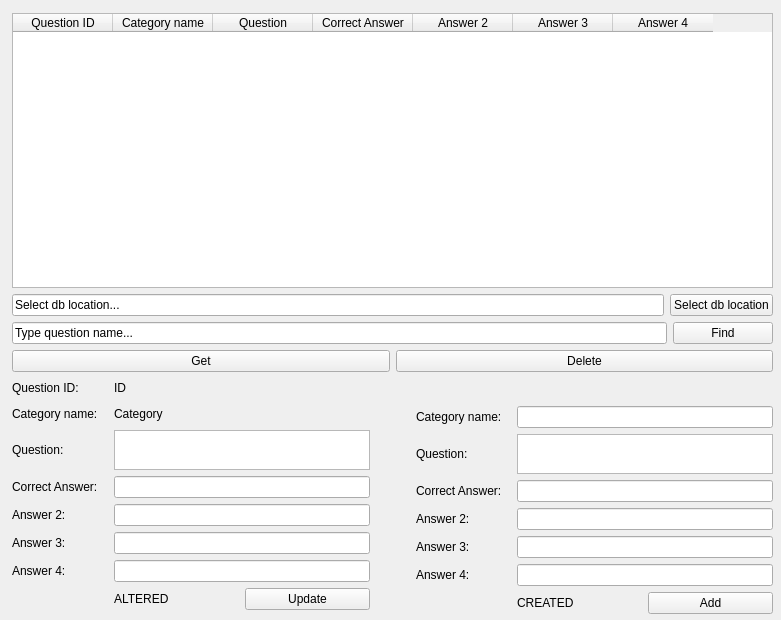
<?xml version="1.0" encoding="UTF-8"?>
<ui version="4.0">
 <class>MainWindow</class>
 <widget class="QMainWindow" name="MainWindow">
  <property name="geometry">
   <rect>
    <x>0</x>
    <y>0</y>
    <width>781</width>
    <height>620</height>
   </rect>
  </property>
  <property name="windowTitle">
   <string>MainWindow</string>
  </property>
  <widget class="QWidget" name="centralwidget">
   <widget class="QWidget" name="layoutWidget">
    <property name="geometry">
     <rect>
      <x>12</x>
      <y>13</y>
      <width>761</width>
      <height>601</height>
     </rect>
    </property>
    <layout class="QGridLayout" name="gridLayout">
     <item row="0" column="0">
      <widget class="QTableWidget" name="dbTable_2">
       <property name="enabled">
        <bool>true</bool>
       </property>
       <column>
        <property name="text">
         <string>Question ID</string>
        </property>
       </column>
       <column>
        <property name="text">
         <string>Category name</string>
        </property>
       </column>
       <column>
        <property name="text">
         <string>Question</string>
        </property>
       </column>
       <column>
        <property name="text">
         <string>Correct Answer</string>
        </property>
       </column>
       <column>
        <property name="text">
         <string>Answer 2</string>
        </property>
       </column>
       <column>
        <property name="text">
         <string>Answer 3</string>
        </property>
       </column>
       <column>
        <property name="text">
         <string>Answer 4</string>
        </property>
       </column>
      </widget>
     </item>
     <item row="1" column="0">
      <layout class="QGridLayout" name="gridSelectLocation_2">
       <item row="0" column="1">
        <widget class="QPushButton" name="locationBtn_2">
         <property name="minimumSize">
          <size>
           <width>100</width>
           <height>0</height>
          </size>
         </property>
         <property name="text">
          <string>Select db location</string>
         </property>
        </widget>
       </item>
       <item row="0" column="0">
        <widget class="QLineEdit" name="locationField_2">
         <property name="toolTip">
          <string>&lt;html&gt;&lt;head/&gt;&lt;body&gt;&lt;p&gt;Type qustion name...&lt;/p&gt;&lt;/body&gt;&lt;/html&gt;</string>
         </property>
         <property name="text">
          <string>Select db location...</string>
         </property>
        </widget>
       </item>
      </layout>
     </item>
     <item row="2" column="0">
      <layout class="QGridLayout" name="gridFind_2">
       <item row="0" column="1">
        <widget class="QPushButton" name="findBtn_2">
         <property name="sizePolicy">
          <sizepolicy hsizetype="Maximum" vsizetype="Fixed">
           <horstretch>0</horstretch>
           <verstretch>0</verstretch>
          </sizepolicy>
         </property>
         <property name="minimumSize">
          <size>
           <width>100</width>
           <height>0</height>
          </size>
         </property>
         <property name="text">
          <string>Find</string>
         </property>
        </widget>
       </item>
       <item row="0" column="0">
        <widget class="QLineEdit" name="questionField_2">
         <property name="toolTip">
          <string>&lt;html&gt;&lt;head/&gt;&lt;body&gt;&lt;p&gt;Type qustion name...&lt;/p&gt;&lt;/body&gt;&lt;/html&gt;</string>
         </property>
         <property name="text">
          <string>Type question name...</string>
         </property>
        </widget>
       </item>
      </layout>
     </item>
     <item row="3" column="0">
      <layout class="QHBoxLayout" name="gridButtons">
       <item>
        <widget class="QPushButton" name="getBtn">
         <property name="text">
          <string>Get</string>
         </property>
        </widget>
       </item>
       <item>
        <widget class="QPushButton" name="deleteBtn">
         <property name="text">
          <string>Delete</string>
         </property>
        </widget>
       </item>
      </layout>
     </item>
     <item row="4" column="0">
      <layout class="QHBoxLayout" name="horizontalLayout">
       <item>
        <layout class="QGridLayout" name="gridUpdate">
         <property name="leftMargin">
          <number>0</number>
         </property>
         <property name="rightMargin">
          <number>20</number>
         </property>
         <item row="0" column="1">
          <widget class="QLabel" name="label_idContent">
           <property name="maximumSize">
            <size>
             <width>16777215</width>
             <height>20</height>
            </size>
           </property>
           <property name="text">
            <string>ID</string>
           </property>
          </widget>
         </item>
         <item row="7" column="2">
          <widget class="QPushButton" name="updateBtn">
           <property name="maximumSize">
            <size>
             <width>16777215</width>
             <height>16777215</height>
            </size>
           </property>
           <property name="text">
            <string>Update</string>
           </property>
          </widget>
         </item>
         <item row="1" column="0">
          <widget class="QLabel" name="label_categoryName">
           <property name="text">
            <string>Category name:</string>
           </property>
          </widget>
         </item>
         <item row="6" column="0">
          <widget class="QLabel" name="label_answer4">
           <property name="text">
            <string>Answer 4:</string>
           </property>
          </widget>
         </item>
         <item row="5" column="0">
          <widget class="QLabel" name="label_answer3">
           <property name="text">
            <string>Answer 3:</string>
           </property>
          </widget>
         </item>
         <item row="4" column="1" colspan="2">
          <widget class="QLineEdit" name="field_answer2"/>
         </item>
         <item row="2" column="1" colspan="2">
          <widget class="QTextEdit" name="field_question">
           <property name="maximumSize">
            <size>
             <width>16777215</width>
             <height>40</height>
            </size>
           </property>
          </widget>
         </item>
         <item row="3" column="1" colspan="2">
          <widget class="QLineEdit" name="field_correct"/>
         </item>
         <item row="4" column="0">
          <widget class="QLabel" name="label_answer2">
           <property name="text">
            <string>Answer 2:</string>
           </property>
          </widget>
         </item>
         <item row="6" column="1" colspan="2">
          <widget class="QLineEdit" name="field_answer4"/>
         </item>
         <item row="0" column="0">
          <widget class="QLabel" name="label_id">
           <property name="text">
            <string>Question ID:</string>
           </property>
          </widget>
         </item>
         <item row="5" column="1" colspan="2">
          <widget class="QLineEdit" name="field_answer3"/>
         </item>
         <item row="2" column="0">
          <widget class="QLabel" name="label_question">
           <property name="maximumSize">
            <size>
             <width>16777215</width>
             <height>20</height>
            </size>
           </property>
           <property name="text">
            <string>Question:</string>
           </property>
          </widget>
         </item>
         <item row="3" column="0">
          <widget class="QLabel" name="label_correct">
           <property name="text">
            <string>Correct Answer:</string>
           </property>
          </widget>
         </item>
         <item row="7" column="1">
          <widget class="QLabel" name="label_update">
           <property name="text">
            <string>ALTERED</string>
           </property>
          </widget>
         </item>
         <item row="1" column="1">
          <widget class="QLabel" name="label_categoryContent">
           <property name="maximumSize">
            <size>
             <width>16777215</width>
             <height>20</height>
            </size>
           </property>
           <property name="text">
            <string>Category</string>
           </property>
          </widget>
         </item>
        </layout>
       </item>
       <item>
        <layout class="QGridLayout" name="gridAdd">
         <property name="leftMargin">
          <number>20</number>
         </property>
         <property name="topMargin">
          <number>28</number>
         </property>
         <item row="1" column="0">
          <widget class="QLabel" name="label_questionA">
           <property name="maximumSize">
            <size>
             <width>16777215</width>
             <height>20</height>
            </size>
           </property>
           <property name="text">
            <string>Question:</string>
           </property>
          </widget>
         </item>
         <item row="5" column="0">
          <widget class="QLabel" name="label_answer4A">
           <property name="text">
            <string>Answer 4:</string>
           </property>
          </widget>
         </item>
         <item row="4" column="0">
          <widget class="QLabel" name="label_answer3A">
           <property name="text">
            <string>Answer 3:</string>
           </property>
          </widget>
         </item>
         <item row="1" column="1" colspan="2">
          <widget class="QTextEdit" name="field_questionA">
           <property name="maximumSize">
            <size>
             <width>16777215</width>
             <height>40</height>
            </size>
           </property>
          </widget>
         </item>
         <item row="0" column="1" colspan="2">
          <widget class="QLineEdit" name="field_categoryA"/>
         </item>
         <item row="6" column="2">
          <widget class="QPushButton" name="addBtn">
           <property name="text">
            <string>Add</string>
           </property>
          </widget>
         </item>
         <item row="3" column="1" colspan="2">
          <widget class="QLineEdit" name="field_answer2A"/>
         </item>
         <item row="0" column="0">
          <widget class="QLabel" name="label_categoryNameA">
           <property name="text">
            <string>Category name:</string>
           </property>
          </widget>
         </item>
         <item row="4" column="1" colspan="2">
          <widget class="QLineEdit" name="field_answer3A"/>
         </item>
         <item row="2" column="0">
          <widget class="QLabel" name="label_correctA">
           <property name="text">
            <string>Correct Answer:</string>
           </property>
          </widget>
         </item>
         <item row="5" column="1" colspan="2">
          <widget class="QLineEdit" name="field_answer4A"/>
         </item>
         <item row="2" column="1" colspan="2">
          <widget class="QLineEdit" name="field_correctA"/>
         </item>
         <item row="3" column="0">
          <widget class="QLabel" name="label_answer2A">
           <property name="text">
            <string>Answer 2:</string>
           </property>
          </widget>
         </item>
         <item row="6" column="1">
          <widget class="QLabel" name="label_create">
           <property name="text">
            <string>CREATED</string>
           </property>
          </widget>
         </item>
        </layout>
       </item>
      </layout>
     </item>
    </layout>
   </widget>
  </widget>
 </widget>
 <resources/>
 <connections/>
</ui>
